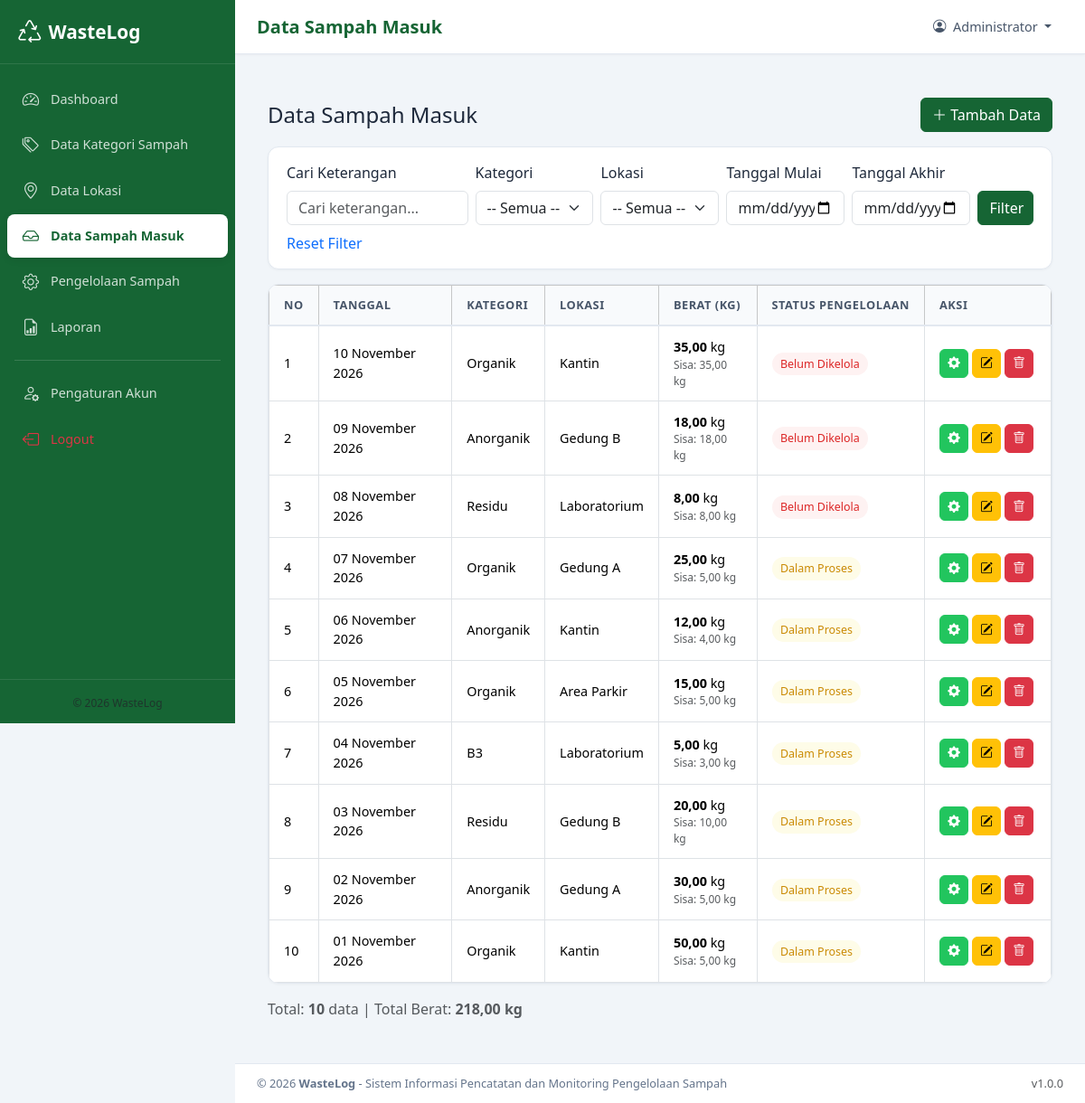
/sampah/index.php (signed in), run on the app's committed database.
### tables this page shows
CREATE TABLE `sampah_masuk` (
    `id`           INT NOT NULL AUTO_INCREMENT,
    `kategori_id`  INT NOT NULL,
    `lokasi_id`    INT NOT NULL,
    `tanggal`      DATE NOT NULL,
    `berat`        DECIMAL(10,2) NOT NULL,
    `keterangan`   TEXT,
    `created_at`   TIMESTAMP DEFAULT CURRENT_TIMESTAMP,
    PRIMARY KEY (`id`),
    KEY `idx_kategori` (`kategori_id`),
    KEY `idx_lokasi` (`lokasi_id`),
    KEY `idx_tanggal` (`tanggal`),
    CONSTRAINT `fk_sampah_kategori`
        FOREIGN KEY (`kategori_id`) REFERENCES `kategori_sampah`(`id`)
        ON UPDATE CASCADE ON DELETE RESTRICT,
    CONSTRAINT `fk_sampah_lokasi`
        FOREIGN KEY (`lokasi_id`) REFERENCES `lokasi`(`id`)
        ON UPDATE CASCADE ON DELETE RESTRICT
);

CREATE TABLE `kategori_sampah` (
    `id`             INT NOT NULL AUTO_INCREMENT,
    `nama_kategori`  VARCHAR(100) NOT NULL,
    `deskripsi`      TEXT,
    `created_at`     TIMESTAMP DEFAULT CURRENT_TIMESTAMP,
    PRIMARY KEY (`id`)
);

CREATE TABLE `lokasi` (
    `id`          INT NOT NULL AUTO_INCREMENT,
    `nama_lokasi` VARCHAR(100) NOT NULL,
    `alamat`      TEXT,
    `created_at`  TIMESTAMP DEFAULT CURRENT_TIMESTAMP,
    PRIMARY KEY (`id`)
);

### config/koneksi.php (called while the page is built, shortened)
<?php
function e(?string $str): string {
    return htmlspecialchars($str ?? '', ENT_QUOTES, 'UTF-8');
}
function format_angka(float $num, int $decimals = 2): string {
    return number_format($num, $decimals, ',', '.');
}
function format_tanggal(string $date): string {
    $bulan = [
        1 => 'Januari', 'Februari', 'Maret', 'April', 'Mei', 'Juni',
        'Juli', 'Agustus', 'September', 'Oktober', 'November', 'Desember'
    ];
    $d = date_create($date);
    return date_format($d, 'd') . ' ' . $bulan[(int)date_format($d, 'n')] . ' ' . date_format($d, 'Y');
}
function paginate(PDO $pdo, string $query, array $params, int $page, int $perPage = 10): array {
    $countQuery = "SELECT COUNT(*) FROM (" . $query . ") AS count_table";
    $stmt = $pdo->prepare($countQuery);
    $stmt->execute($params);
    $total = (int) $stmt->fetchColumn();
    $totalPages = max(1, ceil($total / $perPage));
    $page = max(1, min($page, $totalPages));
    $offset = ($page - 1) * $perPage;
    $dataQuery = $query . " LIMIT " . (int)$perPage . " OFFSET " . (int)$offset;
    $stmt = $pdo->prepare($dataQuery);
    $stmt->execute($params);
    $data = $stmt->fetchAll();
    return [
        'data'        => $data,
        'total'       => $total,
        'page'        => $page,
        'per_page'    => $perPage,
        'total_pages' => $totalPages,
    ];
}

### sampah/index.php (the view, shortened to what this page needs)
<?php
require_once __DIR__ . '/../config/koneksi.php';
$search = trim($_GET['search'] ?? '');
$tgl_mulai = $_GET['tanggal_mulai'] ?? '';
$tgl_akhir = $_GET['tanggal_akhir'] ?? '';
$page = max(1, (int)($_GET['page'] ?? 1));
$perPage = 10;
$where = [];
$params = [];
$whereClause = $where ? " WHERE " . implode(" AND ", $where) : "";
$baseQuery = "SELECT sm.*, ks.nama_kategori, l.nama_lokasi
              FROM sampah_masuk sm
              JOIN kategori_sampah ks ON sm.kategori_id = ks.id
              JOIN lokasi l ON sm.lokasi_id = l.id"
              . $whereClause
              . " ORDER BY sm.tanggal DESC, sm.id DESC";
$pagination = paginate($pdo, $baseQuery, $params, $page, $perPage);
$rows = $pagination['data'];
$summaryQuery = "SELECT COUNT(*) AS total_record, COALESCE(SUM(sm.berat), 0) AS total_berat
                 FROM sampah_masuk sm" . $whereClause;
$stmtSummary = $pdo->prepare($summaryQuery);
$stmtSummary->execute($params);
$summary = $stmtSummary->fetch();
require_once __DIR__ . '/../includes/header.php';
require_once __DIR__ . '/../includes/sidebar.php';
require_once __DIR__ . '/../includes/navbar.php';
?>
<div class="container-fluid py-4">
    <div class="d-flex justify-content-between align-items-center mb-3">
        <h4 class="mb-0">Data Sampah Masuk</h4>
        <a href="<?= BASE_URL ?>/sampah/tambah.php" class="btn btn-primary">
            <i class="bi bi-plus-lg"></i> Tambah Data
        </a>
    </div>
    <div class="filter-bar mb-3">
        <form method="GET" action="">
            <div class="row g-2 align-items-end">
                <div class="col-md-3">
                    <label class="form-label">Cari Keterangan</label>
                    <input type="text" name="search" class="form-control" placeholder="Cari keterangan..." value="<?= e($search) ?>">
                </div>
                <div class="col-md-2">
                    <label class="form-label">Kategori</label>
                    <select name="kategori_id" class="form-select">
                        <option value="">-- Semua --</option>
                    </select>
                </div>
                <div class="col-md-2">
                    <label class="form-label">Lokasi</label>
                    <select name="lokasi_id" class="form-select">
                        <option value="">-- Semua --</option>
                    </select>
                </div>
                <div class="col-md-2">
                    <label class="form-label">Tanggal Mulai</label>
                    <input type="date" name="tanggal_mulai" class="form-control" value="<?= e($tgl_mulai) ?>">
                </div>
                <div class="col-md-2">
                    <label class="form-label">Tanggal Akhir</label>
                    <input type="date" name="tanggal_akhir" class="form-control" value="<?= e($tgl_akhir) ?>">
                </div>
                <div class="col-md-1">
                    <button type="submit" class="btn btn-primary w-100">Filter</button>
                </div>
            </div>
            <div class="mt-2">
                <a href="<?= BASE_URL ?>/sampah/index.php" class="text-decoration-none">Reset Filter</a>
            </div>
        </form>
    </div>
    <div class="table-wrapper">
        <table class="table table-bordered table-hover align-middle">
            <thead class="table-light">
                <tr>
                    <th style="width: 50px;">No</th>
                    <th>Tanggal</th>
                    <th>Kategori</th>
                    <th>Lokasi</th>
                    <th>Berat (kg)</th>
                    <th>Status Pengelolaan</th>
                    <th style="width: 140px;">Aksi</th>
                </tr>
            </thead>
            <tbody>
                <?php if (empty($rows)): ?>
                    <tr>
                        <td colspan="7" class="text-center text-muted py-4">Belum ada data sampah masuk.</td>
                    </tr>
                <?php else: ?>
                    <?php
                    $no = ($pagination['page'] - 1) * $pagination['per_page'] + 1;
                    foreach ($rows as $row):
                        $stmtKelola = $pdo->prepare("SELECT COALESCE(SUM(berat_dikelola), 0) FROM pengelolaan WHERE sampah_id = ?");
                        $stmtKelola->execute([$row['id']]);
                        $totalKelola = (float)$stmtKelola->fetchColumn();
                        $sisaBerat = round((float)$row['berat'] - $totalKelola, 2);
                        if ($totalKelola <= 0) {
                            $statusLabel = 'Belum Dikelola';
                            $statusClass = 'badge-belum';
                        } elseif ($sisaBerat > 0) {
                            $statusLabel = 'Dalam Proses';
                            $statusClass = 'badge-proses';
                        } else {
                            $statusLabel = 'Selesai';
                            $statusClass = 'badge-selesai';
                        }
                    ?>
                        <tr>
                            <td><?= $no++ ?></td>
                            <td><?= e(format_tanggal($row['tanggal'])) ?></td>
                            <td><?= e($row['nama_kategori']) ?></td>
                            <td><?= e($row['nama_lokasi']) ?></td>
                            <td>
                                <strong><?= format_angka($row['berat']) ?></strong> kg
                                <?php if ($sisaBerat > 0): ?>
                                    <small class="text-muted d-block" style="font-size: 0.75rem;">Sisa: <?= format_angka($sisaBerat) ?> kg</small>
                                <?php else: ?>
                                    <small class="text-success d-block" style="font-size: 0.75rem;"><i class="bi bi-check-all"></i> Terkelola Penuh</small>
                                <?php endif; ?>
                            </td>
                            <td><span class="badge-status <?= $statusClass ?>"><?= e($statusLabel) ?></span></td>
                            <td>
                                <div class="d-flex gap-1">
                                    <?php if ($sisaBerat > 0): ?>
                                        <a href="<?= BASE_URL ?>/pengelolaan/tambah.php?sampah_id=<?= $row['id'] ?>"
                                           class="btn btn-sm btn-success btn-action" title="Kelola Sampah Ini (Proses ke Selesai)">
                                            <i class="bi bi-gear-fill"></i>
                                        </a>
                                    <?php endif; ?>
                                    <a href="<?= BASE_URL ?>/sampah/edit.php?id=<?= $row['id'] ?>" class="btn btn-sm btn-warning btn-action" title="Edit">
                                        <i class="bi bi-pencil-square"></i>
                                    </a>
                                    <form method="POST" action="<?= BASE_URL ?>/sampah/hapus.php" class="d-inline">
                                        <button type="submit" class="btn btn-sm btn-danger btn-action btn-delete" title="Hapus">
                                            <i class="bi bi-trash"></i>
                                        </button>
                                    </form>
                                </div>
                            </td>
                        </tr>
                    <?php endforeach; ?>
                <?php endif; ?>
            </tbody>
        </table>
    </div>
    <div class="d-flex justify-content-between align-items-center mt-3">
        <div class="text-muted">
            Total: <strong><?= number_format($summary['total_record'], 0, ',', '.') ?></strong> data |
            Total Berat: <strong><?= format_angka($summary['total_berat']) ?> kg</strong>
        </div>
    </div>
</div>
<?php require_once __DIR__ . '/../includes/footer.php'; ?>

### assets/css/style.css (style rules this page uses)
:root { --primary: #166534; --primary-light: #22C55E; --primary-dark: #14532d; --primary-bg: #f0fdf4; --sidebar-width: 260px; --navbar-height: 60px; --transition: 0.3s ease; }
* { box-sizing: border-box; }
body { font-family: 'Segoe UI', system-ui, -apple-system, sans-serif; background: #f1f5f9; color: #1e293b; margin: 0; min-height: 100vh; }
a { text-decoration: none; }
.table-wrapper { background: #fff; border-radius: 0.75rem; border: 1px solid #e2e8f0; box-shadow: 0 1px 3px rgba(0,0,0,0.04); overflow: hidden; }
.table-wrapper .table { margin: 0; }
.table thead th { background: #f8fafc; color: #475569; font-size: 0.8rem; text-transform: uppercase; letter-spacing: 0.5px; font-weight: 600; border-bottom: 2px solid #e2e8f0; white-space: nowrap; padding: 0.75rem 1rem; }
.table tbody td { padding: 0.75rem 1rem; vertical-align: middle; font-size: 0.9rem; }
.badge-status { padding: 0.35em 0.75em; border-radius: 50px; font-size: 0.78rem; font-weight: 500; }
.badge-belum { background: #fef2f2; color: #dc2626; }
.badge-proses { background: #fefce8; color: #ca8a04; }
.btn-primary { background: var(--primary); border-color: var(--primary); }
.btn-success { background: var(--primary-light); border-color: var(--primary-light); }
.btn-action { width: 32px; height: 32px; display: inline-flex; align-items: center; justify-content: center; border-radius: 0.375rem; padding: 0; font-size: 0.85rem; }
.filter-bar { background: #fff; border-radius: 0.75rem; padding: 1rem 1.25rem; border: 1px solid #e2e8f0; margin-bottom: 1rem; box-shadow: 0 1px 3px rgba(0,0,0,0.04); }

### data on the page
sampah_masuk: tanggal "10 November 2026", kategori.nama_kategori "Organik", lokasi.nama_lokasi "Kantin", berat "35,00", sisaBerat "35,00", statusLabel "Belum Dikelola"
sampah_masuk: tanggal "09 November 2026", kategori.nama_kategori "Anorganik", lokasi.nama_lokasi "Gedung B", berat "18,00", sisaBerat "18,00", statusLabel "Belum Dikelola"
sampah_masuk: tanggal "08 November 2026", kategori.nama_kategori "Residu", lokasi.nama_lokasi "Laboratorium", berat "8,00", sisaBerat "8,00", statusLabel "Belum Dikelola"
sampah_masuk: tanggal "07 November 2026", kategori.nama_kategori "Organik", lokasi.nama_lokasi "Gedung A", berat "25,00", sisaBerat "5,00", statusLabel "Dalam Proses"
sampah_masuk: tanggal "06 November 2026", kategori.nama_kategori "Anorganik", lokasi.nama_lokasi "Kantin", berat "12,00", sisaBerat "4,00", statusLabel "Dalam Proses"
sampah_masuk: tanggal "05 November 2026", kategori.nama_kategori "Organik", lokasi.nama_lokasi "Area Parkir", berat "15,00", sisaBerat "5,00", statusLabel "Dalam Proses"
sampah_masuk: tanggal "04 November 2026", kategori.nama_kategori "B3", lokasi.nama_lokasi "Laboratorium", berat "5,00", sisaBerat "3,00", statusLabel "Dalam Proses"
sampah_masuk: tanggal "03 November 2026", kategori.nama_kategori "Residu", lokasi.nama_lokasi "Gedung B", berat "20,00", sisaBerat "10,00", statusLabel "Dalam Proses"
sampah_masuk: tanggal "02 November 2026", kategori.nama_kategori "Anorganik", lokasi.nama_lokasi "Gedung A", berat "30,00", sisaBerat "5,00", statusLabel "Dalam Proses"
sampah_masuk: tanggal "01 November 2026", kategori.nama_kategori "Organik", lokasi.nama_lokasi "Kantin", berat "50,00", sisaBerat "5,00", statusLabel "Dalam Proses"

### other printed values
APP_NAME "WasteLog"
$page_title "Data Sampah Masuk"
$_SESSION['user_nama'] "Administrator"
$summary['total_record'] "10"
format_angka($summary['total_berat']) "218,00"
